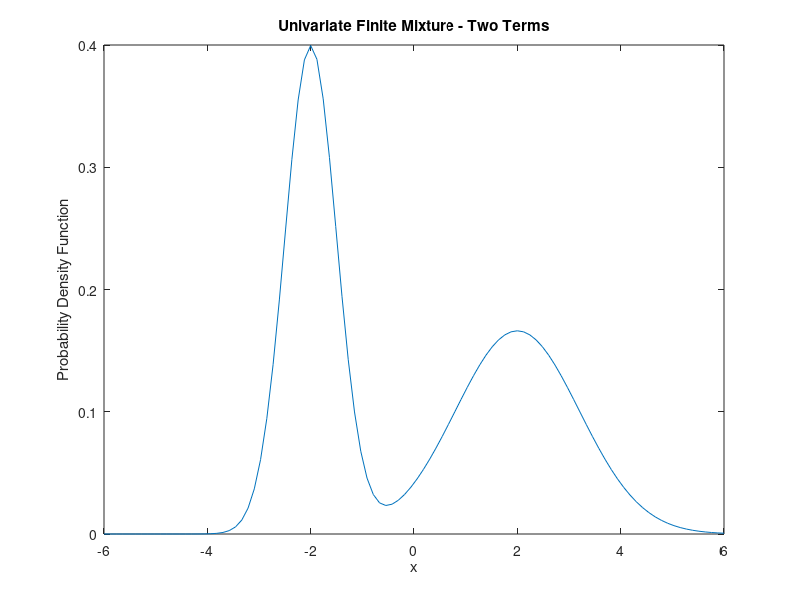

This chart was generated by the following MATLAB code:
% First the mixing coefficients will be equal.
pie1 = 0.5;
pie2 = 0.5;
% Let the means be -2 and 2.
mu1 = -2;
mu2 = 2;

% The standard deviation of the first term is 0.5 
% and the second one is 1.2.
sigma1 = 0.5;
sigma2 = 1.2;

% Now generate a domain over which to evaluate the 
% function.
x = linspace(-6, 6);

% The following is a Statistics Toolbox function.
y1 = normpdf(x,mu1,sigma1);
y2 = normpdf(x,mu2,sigma2);
% Now weight and add to get the final curve.
y = pie1*y1 + pie2*y2;
% Plot the final function.
plot(x,y)
xlabel('x'), ylabel('Probability Density Function')
title('Univariate Finite Mixture - Two Terms')
